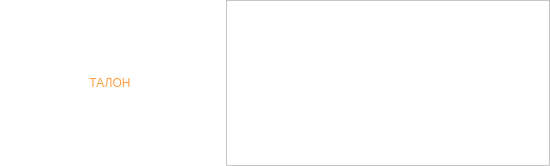
<?xml version="1.0" encoding="UTF-8"?>
<ui version="4.0">
 <class>MainWindow</class>
 <widget class="QMainWindow" name="MainWindow">
  <property name="geometry">
   <rect>
    <x>0</x>
    <y>0</y>
    <width>550</width>
    <height>166</height>
   </rect>
  </property>
  <property name="windowTitle">
   <string>Озвучка номеров талонов</string>
  </property>
  <property name="styleSheet">
   <string notr="true">background-color: rgb(255, 255, 255);</string>
  </property>
  <widget class="QWidget" name="centralwidget">
   <layout class="QHBoxLayout" name="horizontalLayout">
    <property name="leftMargin">
     <number>0</number>
    </property>
    <property name="topMargin">
     <number>0</number>
    </property>
    <property name="rightMargin">
     <number>0</number>
    </property>
    <property name="bottomMargin">
     <number>0</number>
    </property>
    <item>
     <widget class="QLabel" name="lblTicket">
      <property name="sizePolicy">
       <sizepolicy hsizetype="Fixed" vsizetype="Fixed">
        <horstretch>50</horstretch>
        <verstretch>0</verstretch>
       </sizepolicy>
      </property>
      <property name="minimumSize">
       <size>
        <width>220</width>
        <height>0</height>
       </size>
      </property>
      <property name="maximumSize">
       <size>
        <width>220</width>
        <height>16777215</height>
       </size>
      </property>
      <property name="styleSheet">
       <string notr="true">QLabel
{
	font: 75 48pt &quot;MS Shell Dlg 2&quot;;
	color: rgb(255, 159, 67);
	background-color: white;
}</string>
      </property>
      <property name="text">
       <string>ТАЛОН</string>
      </property>
      <property name="alignment">
       <set>Qt::AlignCenter</set>
      </property>
     </widget>
    </item>
    <item>
     <widget class="QTableView" name="tvTickets">
      <property name="enabled">
       <bool>false</bool>
      </property>
      <property name="sizePolicy">
       <sizepolicy hsizetype="Expanding" vsizetype="Expanding">
        <horstretch>50</horstretch>
        <verstretch>0</verstretch>
       </sizepolicy>
      </property>
      <property name="font">
       <font>
        <family>Arial</family>
        <pointsize>72</pointsize>
       </font>
      </property>
      <property name="styleSheet">
       <string notr="true">QHeaderView::section {
	font: 90 72pt &quot;MS Shell Dlg 2&quot;;	
	color: rgb(255, 159, 67);
	background-color: rgb(0, 0, 0);
	border: 1px solid black;
	border-bottom: 0px;  
	border-left: 0px; 
	border-right: 0px; 
}</string>
      </property>
      <property name="autoScroll">
       <bool>false</bool>
      </property>
      <property name="editTriggers">
       <set>QAbstractItemView::NoEditTriggers</set>
      </property>
      <property name="alternatingRowColors">
       <bool>false</bool>
      </property>
      <property name="showGrid">
       <bool>false</bool>
      </property>
      <property name="gridStyle">
       <enum>Qt::NoPen</enum>
      </property>
      <attribute name="horizontalHeaderStretchLastSection">
       <bool>true</bool>
      </attribute>
      <attribute name="verticalHeaderCascadingSectionResizes">
       <bool>false</bool>
      </attribute>
      <attribute name="verticalHeaderStretchLastSection">
       <bool>false</bool>
      </attribute>
     </widget>
    </item>
   </layout>
  </widget>
 </widget>
 <resources/>
 <connections/>
</ui>
